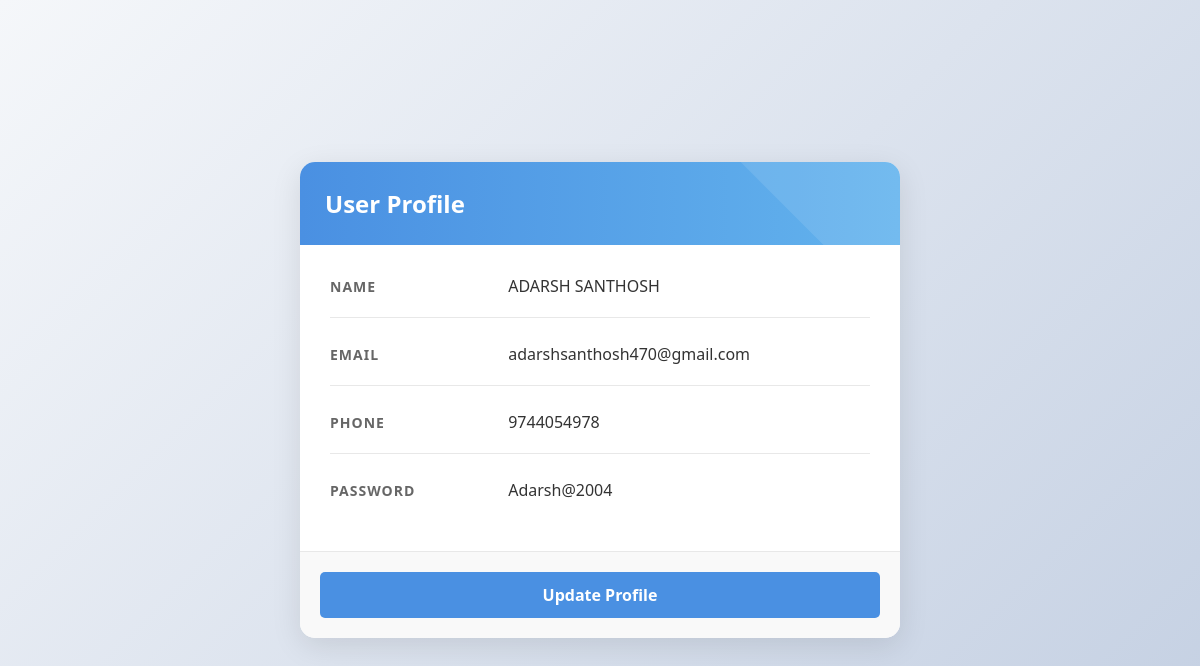
The app's page /profile/ (signed in) with its own data.
### childmissingwebapp/models.py (models this page shows)
class register(models.Model):
    name=models.CharField(max_length=20)
    email=models.EmailField(unique=True)
    password=models.CharField(max_length=20)
    phone=models.IntegerField()

### childmissingwebapp/views.py (the view)
# urls.py: path('profile/',views.profile,name='profile'),
def profile(request):
    if 'email' in request.session:
        email = request.session['email']
        data = Register.objects.get(email=email)
        return render(request, 'profile.html', {'data': data})
    else:
        return redirect('login')

### childmissingwebapp/templates/profile.html (shortened to what this page needs)
<!DOCTYPE html>
<html lang="en">
<head>
</head>
<body>
    <div class="profile-card">
        <div class="profile-header">
            <h1>User Profile</h1>
        </div>
        <div class="profile-content">
            <div class="info-group">
                <div class="info-row">
                    <div class="info-label">Name</div>
                    <div class="info-value">{{ data.name }}</div>
                </div>
            </div>
            <div class="info-group">
                <div class="info-row">
                    <div class="info-label">Email</div>
                    <div class="info-value">{{ data.email }}</div>
                </div>
            </div>
            <div class="info-group">
                <div class="info-row">
                    <div class="info-label">Phone</div>
                    <div class="info-value">{{ data.phone }}</div>
                </div>
            </div>
            <div class="info-group">
                <div class="info-row">
                    <div class="info-label">Password</div>
                    <div class="info-value">{{ data.password }}</div>
                </div>
            </div>
        </div>
        <div class="update-btn-wrapper">
            <a href="/update/" class="update-btn">Update Profile</a>
        </div>
    </div>
</body>
</html>

### childmissingwebapp/templates/profile.html (style rules this page uses)
* { margin: 0; padding: 0; box-sizing: border-box; font-family: 'Segoe UI', Tahoma, Geneva, Verdana, sans-serif; }
body { background: linear-gradient(135deg, #f5f7fa 0%, #c3cfe2 100%); min-height: 100vh; display: flex; align-items: center; justify-content: center; padding: 20px; }
.profile-card { background: white; border-radius: 15px; box-shadow: 0 8px 30px rgba(0,0,0,0.1); width: 100%; max-width: 600px; overflow: hidden; animation: slideIn 0.5s ease-out; }
.profile-header { background: linear-gradient(to right, #4a90e2, #63b3ed); padding: 25px; color: white; position: relative; overflow: hidden; }
.profile-header h1 { font-size: 24px; font-weight: 600; position: relative; z-index: 1; }
.profile-header::before { content: ''; position: absolute; top: -50%; right: -50%; width: 100%; height: 200%; background: rgba(255,255,255,0.1); transform: rotate(45deg); }
.profile-content { padding: 30px; }
.info-group { margin-bottom: 25px; padding-bottom: 20px; border-bottom: 1px solid #e8e8e8; transition: all 0.3s ease; }
.info-group:last-child { margin-bottom: 0; border-bottom: none; }
.info-label { color: #666; font-size: 14px; font-weight: 600; text-transform: uppercase; letter-spacing: 1px; margin-bottom: 8px; }
.info-value { color: #333; font-size: 16px; font-weight: 500; }
.info-row { display: flex; align-items: center; }
.info-row .info-label { width: 33%; margin-bottom: 0; }
.info-row .info-value { width: 67%; }
.update-btn-wrapper { padding: 20px; background: #f9f9f9; text-align: center; border-top: 1px solid #e8e8e8; }
.update-btn { display: inline-block; width: 100%; padding: 12px; background-color: #4a90e2; color: white; font-size: 16px; font-weight: 600; text-align: center; border-radius: 5px; text-decoration: none; transition: background-color 0.3s ease; }

### records on screen
register: name "ADARSH SANTHOSH", email "adarshsanthosh470@gmail.com", phone "9744054978", password "Adarsh@2004"
